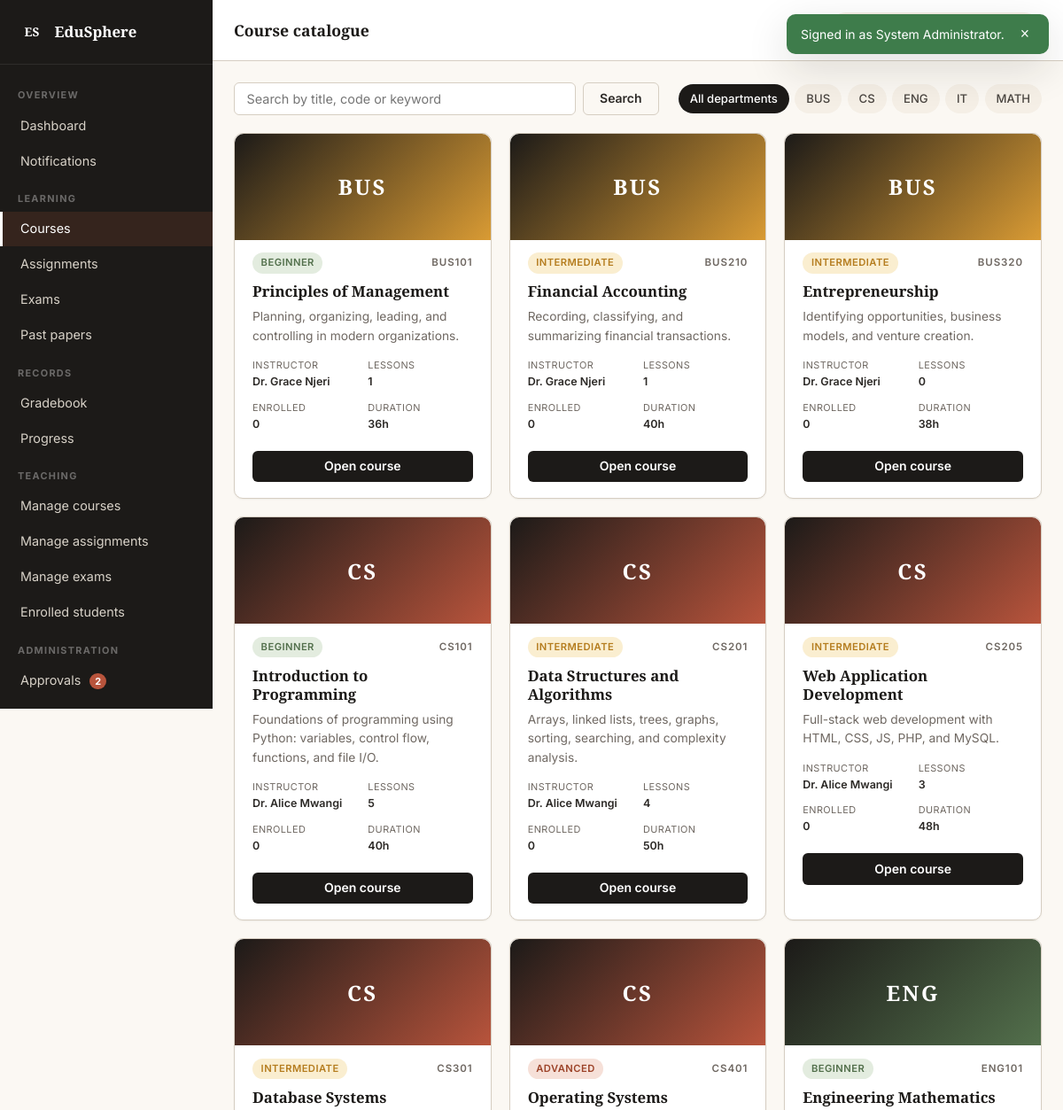
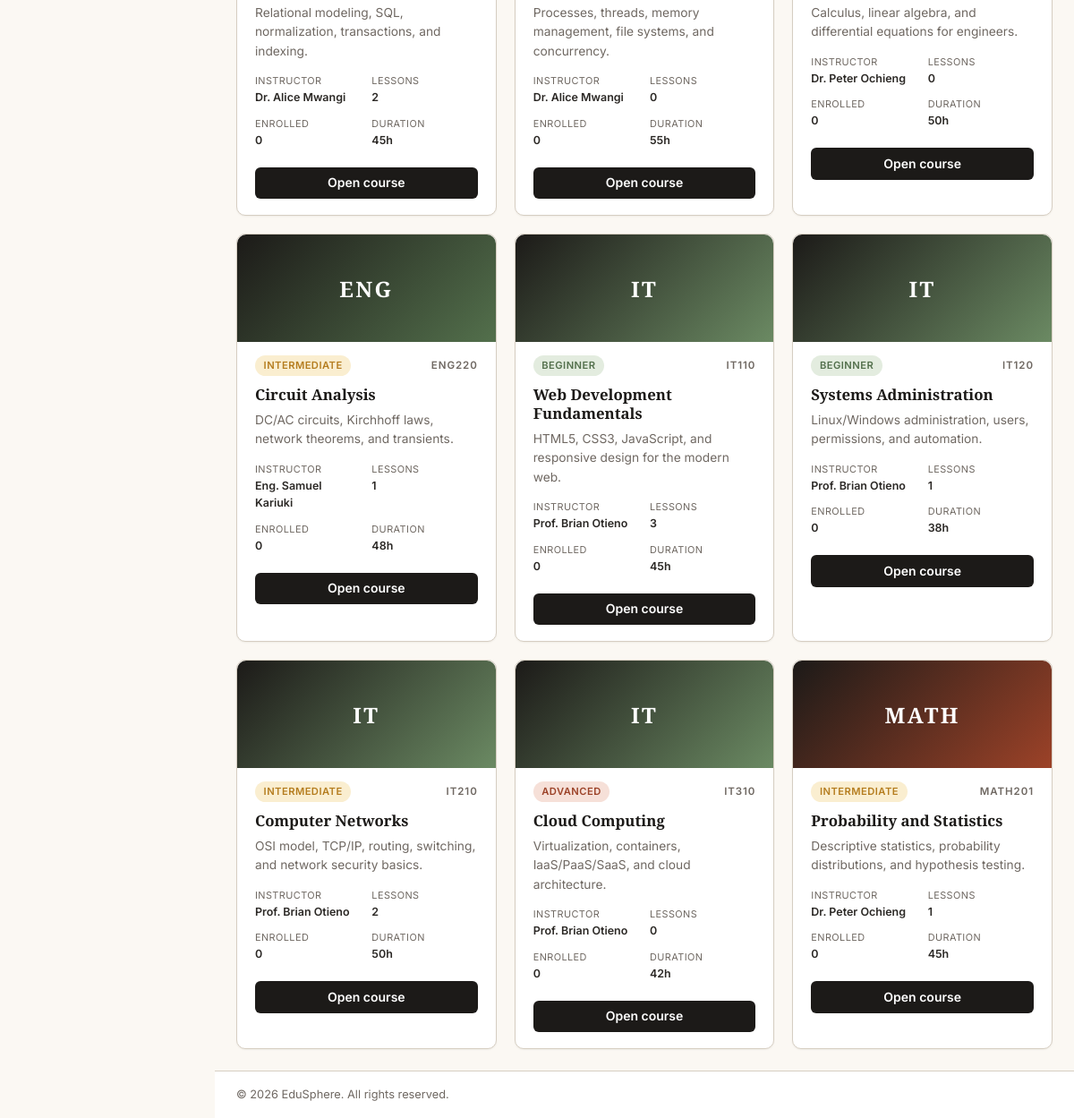
/pages/courses.php (signed in), run on the app's committed database (2 pictures, top to bottom).
### tables this page shows
CREATE TABLE departments (
    id INT AUTO_INCREMENT PRIMARY KEY,
    code VARCHAR(20) UNIQUE NOT NULL,
    name VARCHAR(150) NOT NULL,
    description TEXT,
    head_name VARCHAR(120) DEFAULT NULL,
    created_at TIMESTAMP DEFAULT CURRENT_TIMESTAMP
);

CREATE TABLE courses (
    id INT AUTO_INCREMENT PRIMARY KEY,
    code VARCHAR(20) UNIQUE NOT NULL,
    title VARCHAR(200) NOT NULL,
    description TEXT,
    instructor_id INT NOT NULL,
    department_id INT DEFAULT NULL,
    category VARCHAR(80) DEFAULT NULL,
    level ENUM('beginner','intermediate','advanced') DEFAULT 'beginner',
    duration_hours INT DEFAULT 0,
    thumbnail VARCHAR(255) DEFAULT NULL,
    is_published TINYINT(1) NOT NULL DEFAULT 0,
    created_at TIMESTAMP DEFAULT CURRENT_TIMESTAMP,
    FOREIGN KEY (instructor_id) REFERENCES users(id) ON DELETE CASCADE,
    FOREIGN KEY (department_id) REFERENCES departments(id) ON DELETE SET NULL
);

CREATE TABLE users (
    id INT AUTO_INCREMENT PRIMARY KEY,
    full_name VARCHAR(120) NOT NULL,
    username VARCHAR(60) UNIQUE NOT NULL,
    email VARCHAR(150) UNIQUE NOT NULL,
    password VARCHAR(255) NOT NULL,
    role ENUM('student','instructor','admin') NOT NULL DEFAULT 'student',
    department_id INT DEFAULT NULL,
    staff_id VARCHAR(40) DEFAULT NULL,
    admission_no VARCHAR(40) DEFAULT NULL,
    phone VARCHAR(30) DEFAULT NULL,
    avatar VARCHAR(255) DEFAULT NULL,
    bio TEXT DEFAULT NULL,
    status ENUM('pending','active','rejected','suspended') NOT NULL DEFAULT 'pending',
    rejection_reason VARCHAR(255) DEFAULT NULL,
    approved_by INT DEFAULT NULL,
    approved_at DATETIME DEFAULT NULL,
    last_login_at DATETIME DEFAULT NULL,
    created_at TIMESTAMP DEFAULT CURRENT_TIMESTAMP,
    FOREIGN KEY (department_id) REFERENCES departments(id) ON DELETE SET NULL,
    FOREIGN KEY (approved_by) REFERENCES users(id) ON DELETE SET NULL
);

### includes/helpers.php (called while the page is built, shortened)
<?php
require_once __DIR__ . '/db.php';
function e($v)   { return htmlspecialchars((string)$v, ENT_QUOTES, 'UTF-8'); }
function clean($v){ return trim((string)$v); }

### includes/auth.php (called while the page is built, shortened)
<?php
require_once __DIR__ . '/helpers.php';
function current_user() {
    static $user = null, $loaded = false;
    if ($loaded) return $user;
    $loaded = true;
    $stmt = db()->prepare("
        SELECT u.*, d.name AS department_name, d.code AS department_code
        FROM users u
        LEFT JOIN departments d ON d.id = u.department_id
        WHERE u.id = ?
    ");
    $stmt->bind_param('i', $_SESSION['user_id']);
    $stmt->execute();
    $user = $stmt->get_result()->fetch_assoc() ?: null;
    return $user;
}
function is_logged_in() {
    $u = current_user();
    return $u && $u['status'] === 'active';
}
function require_login() {
    if (!is_logged_in()) {
        $u = current_user();
        if ($u && $u['status'] !== 'active') {
            $_SESSION['account_status']   = $u['status'];
            $_SESSION['rejection_reason'] = $u['rejection_reason'] ?? '';
        }
        session_unset();
        session_destroy();
        session_start();
        redirect(SITE_URL . '/pages/login.php');
    }
}
function is_student()    { $u = current_user(); return $u && $u['role'] === 'student'; }

### includes/db.php (called while the page is built, shortened)
<?php
function db() {
    static $conn = null;
    if ($conn === null) {
        $conn = new mysqli(DB_HOST, DB_USER, DB_PASS, DB_NAME);
        $conn->set_charset('utf8mb4');
    }
    return $conn;
}

### pages/courses.php (the view, shortened to what this page needs)
<?php
require_once __DIR__ . '/../includes/auth.php';
require_login();
$user = current_user();
$uid = (int)$user['id'];
$conn = db();
$search = clean($_GET['q'] ?? '');
$dept = (int)($_GET['dept'] ?? 0);
$sql = "SELECT c.*, u.full_name AS instructor_name, d.name AS dept_name, d.code AS dept_code,
    (SELECT COUNT(*) FROM lessons WHERE course_id=c.id) AS lessons,
    (SELECT COUNT(*) FROM enrollments WHERE course_id=c.id) AS enrolled,
    (SELECT COUNT(*) FROM enrollments WHERE course_id=c.id AND user_id=?) AS mine
    FROM courses c
    JOIN users u ON u.id=c.instructor_id
    LEFT JOIN departments d ON d.id=c.department_id
    WHERE c.is_published=1";
$params = [$uid]; $types = 'i';
$sql .= " ORDER BY c.code ASC";
$stmt = $conn->prepare($sql);
$stmt->bind_param($types, ...$params);
$stmt->execute();
$courses = $stmt->get_result()->fetch_all(MYSQLI_ASSOC);
$departments = $conn->query("SELECT id, code, name FROM departments ORDER BY name")->fetch_all(MYSQLI_ASSOC);
include __DIR__ . '/../includes/header.php';
?>
<div class="toolbar">
    <form class="toolbar__search" method="get" action="">
        <input type="search" name="q" placeholder="Search by title, code or keyword" value="<?php echo e($search); ?>">
        <button class="btn btn--ghost" type="submit">Search</button>
    </form>
    <div class="chip-row">
        <a class="chip <?php echo $dept === 0 ? 'is-active' : ''; ?>" href="?dept=0<?php echo $search ? '&q='.urlencode($search) : ''; ?>">All departments</a>
        <?php foreach ($departments as $d): ?>
            <a class="chip <?php echo $dept === (int)$d['id'] ? 'is-active' : ''; ?>" href="?dept=<?php echo (int)$d['id']; ?><?php echo $search ? '&q='.urlencode($search) : ''; ?>"><?php echo e($d['code']); ?></a>
        <?php endforeach; ?>
    </div>
</div>
<?php if (!$courses): ?>
    <p class="empty">No courses match your search.</p>
<?php else: ?>
    <div class="card-grid">
        <?php foreach ($courses as $c): ?>
            <article class="course-card">
                <?php if (!empty($c['thumbnail']) && file_exists(UPLOAD_DIR . $c['thumbnail'])): ?>
                    <div class="course-card__thumb" style="background-image:url('<?php echo e(UPLOAD_URL . $c['thumbnail']); ?>')"></div>
                <?php else: ?>
                    <div class="course-card__thumb course-card__thumb--<?php echo e(strtolower($c['dept_code'] ?: 'gen')); ?>">
                        <span><?php echo e($c['dept_code'] ?: 'GEN'); ?></span>
                    </div>
                <?php endif; ?>
                <div class="course-card__body">
                    <div class="course-card__head">
                        <span class="badge badge--level-<?php echo e($c['level']); ?>"><?php echo e(ucfirst($c['level'])); ?></span>
                        <span class="course-card__code"><?php echo e($c['code']); ?></span>
                    </div>
                    <h3 class="course-card__title">
                        <a href="course-view.php?id=<?php echo (int)$c['id']; ?>"><?php echo e($c['title']); ?></a>
                    </h3>
                    <p class="course-card__desc"><?php echo e(mb_substr($c['description'] ?? '', 0, 110)); ?><?php echo mb_strlen($c['description'] ?? '') > 110 ? '…' : ''; ?></p>
                    <dl class="course-card__stats">
                        <div><dt>Instructor</dt><dd><?php echo e($c['instructor_name']); ?></dd></div>
                        <div><dt>Lessons</dt><dd><?php echo (int)$c['lessons']; ?></dd></div>
                        <div><dt>Enrolled</dt><dd><?php echo (int)$c['enrolled']; ?></dd></div>
                        <div><dt>Duration</dt><dd><?php echo (int)$c['duration_hours']; ?>h</dd></div>
                    </dl>
                    <?php if (is_student()): ?>
                        <?php if ((int)$c['mine'] > 0): ?>
                            <a class="btn btn--secondary btn--block" href="course-view.php?id=<?php echo (int)$c['id']; ?>">Continue course</a>
                        <?php else: ?>
                            <button class="btn btn--primary btn--block js-enroll" data-course-id="<?php echo (int)$c['id']; ?>">Enroll in this course</button>
                        <?php endif; ?>
                    <?php else: ?>
                        <a class="btn btn--secondary btn--block" href="course-view.php?id=<?php echo (int)$c['id']; ?>">Open course</a>
                    <?php endif; ?>
                </div>
            </article>
        <?php endforeach; ?>
    </div>
<?php endif; ?>
<?php include __DIR__ . '/../includes/footer.php'; ?>

### assets/css/base.css (style rules this page uses)
:root { --ink-900: #1c1a18; --ink-700: #2b2825; --ink-500: #4a4540; --ink-400: #6f6862; --ink-300: #a1998f; --ink-200: #d6cec2; --paper-50: #fbf8f3; --paper-100: #f5efe6; --paper-200: #ebe3d5; --paper-300: #d8cbb8; --rust-500: #b8543c; --rust-600: #9c4228; --rust-100: #f6e0d8; --amber-500: #d99b34; --amber-600: #b57d1f; --amber-100: #faeed0; --sage-500: #6b8a63; --sage-600: #53704c; --sage-100: #e3ecdf; --danger-500: #b14343; --danger-100: #f7dede; --success-500: #3e7c4b; --success-100: #dcecdc; --radius-sm: 6px; --radius-md: 10px; --radius-lg: 16px; --shadow-1: 0 1px 2px rgba(28,26,24,0.06); --shadow-2: 0 4px 16px rgba(28,26,24,0.08); --shadow-3: 0 16px 48px rgba(28,26,24,0.14); --font-sans: 'Inter', system-ui, -apple-system, 'Segoe UI', Roboto, sans-serif; --font-display: 'Source Serif 4', Georgia, serif; }
*, *::before, *::after { box-sizing: border-box; }
html, body { margin: 0; padding: 0; }
body { font-family: var(--font-sans); font-size: 15px; line-height: 1.55; color: var(--ink-700); background: var(--paper-50); -webkit-font-smoothing: antialiased; min-height: 100vh; }
a { color: var(--rust-600); text-decoration: none; }
h1,h2,h3,h4,h5 { font-family: var(--font-display); font-weight: 700; color: var(--ink-900); line-height: 1.25; margin: 0 0 0.4em; }
h3 { font-size: 1.1rem; }
p { margin: 0 0 1em; }
.btn { display: inline-flex; align-items: center; justify-content: center; gap: 8px; padding: 0.6rem 1.15rem; font-family: inherit; font-size: 0.875rem; font-weight: 600; line-height: 1; border-radius: var(--radius-sm); border: 1px solid transparent; cursor: pointer; text-decoration: none; white-space: nowrap; transition: background 0.15s, color 0.15s, border-color 0.15s, transform 0.1s; }
.btn--secondary { background: var(--ink-900); color: #fff; }
.btn--ghost { background: transparent; color: var(--ink-700); border-color: var(--ink-200); }
.btn--block { width: 100%; }
.badge { display: inline-flex; align-items: center; padding: 0.2rem 0.6rem; font-size: 0.7rem; font-weight: 600; letter-spacing: 0.04em; text-transform: uppercase; border-radius: 999px; background: var(--paper-200); color: var(--ink-500); }
.badge--level-beginner { background: var(--sage-100); color: var(--sage-600); }
.badge--level-intermediate { background: var(--amber-100); color: var(--amber-600); }
.badge--level-advanced { background: var(--rust-100); color: var(--rust-600); }

### assets/css/layout.css (style rules this page uses)
.nav-badge { display: inline-block; margin-left: 6px; padding: 1px 6px; font-size: 0.68rem; font-weight: 700; background: var(--rust-500); color: #fff; border-radius: 999px; vertical-align: middle; }

### assets/css/components.css (style rules this page uses)
.toolbar { display: flex; align-items: center; gap: 1rem; justify-content: space-between; margin-bottom: 1.25rem; flex-wrap: wrap; }
.toolbar__search { display: flex; gap: 0.5rem; flex: 1; max-width: 480px; }
.toolbar__search input { flex: 1; padding: 0.55rem 0.85rem; border: 1px solid var(--ink-200); border-radius: var(--radius-sm); font-family: inherit; font-size: 0.9rem; }
.chip-row { display: flex; gap: 0.4rem; flex-wrap: wrap; }
.chip { padding: 0.35rem 0.75rem; border-radius: 999px; background: var(--paper-100); color: var(--ink-500); font-size: 0.82rem; font-weight: 500; border: 1px solid transparent; transition: background 0.15s, color 0.15s; }
.chip.is-active { background: var(--ink-900); color: #fff; }
.card-grid { display: grid; grid-template-columns: repeat(auto-fill, minmax(280px, 1fr)); gap: 1.25rem; }

### data on the page
departments: code "BUS"
departments: code "CS"
departments: code "ENG"
departments: code "IT"
departments: code "MATH"
courses: department.code "BUS", level "BEGINNER", code "BUS101", title "Principles of Management", description "Planning, organizing, leading, and controlling in modern organizations.", instructor.full_name "Dr. Grace Njeri", lessons "1", enrolled "0", duration_hours "36"
courses: department.code "BUS", level "INTERMEDIATE", code "BUS210", title "Financial Accounting", description "Recording, classifying, and summarizing financial transactions.", instructor.full_name "Dr. Grace Njeri", lessons "1", enrolled "0", duration_hours "40"
courses: department.code "BUS", level "INTERMEDIATE", code "BUS320", title "Entrepreneurship", description "Identifying opportunities, business models, and venture creation.", instructor.full_name "Dr. Grace Njeri", lessons "0", enrolled "0", duration_hours "38"
courses: department.code "CS", level "BEGINNER", code "CS101", title "Introduction to Programming", description "Foundations of programming using Python: variables, control flow, functions, and file I/O.", instructor.full_name "Dr. Alice Mwangi", lessons "5", enrolled "0", duration_hours "40"
courses: department.code "CS", level "INTERMEDIATE", code "CS201", title "Data Structures and Algorithms", description "Arrays, linked lists, trees, graphs, sorting, searching, and complexity analysis.", instructor.full_name "Dr. Alice Mwangi", lessons "4", enrolled "0", duration_hours "50"
courses: department.code "CS", level "INTERMEDIATE", code "CS205", title "Web Application Development", description "Full-stack web development with HTML, CSS, JS, PHP, and MySQL.", instructor.full_name "Dr. Alice Mwangi", lessons "3", enrolled "0", duration_hours "48"
courses: department.code "CS", level "INTERMEDIATE", code "CS301", title "Database Systems", description "Relational modeling, SQL, normalization, transactions, and indexing.", instructor.full_name "Dr. Alice Mwangi", lessons "2", enrolled "0", duration_hours "45"
courses: department.code "CS", level "ADVANCED", code "CS401", title "Operating Systems", description "Processes, threads, memory management, file systems, and concurrency.", instructor.full_name "Dr. Alice Mwangi", lessons "0", enrolled "0", duration_hours "55"
courses: department.code "ENG", level "BEGINNER", code "ENG101", title "Engineering Mathematics", description "Calculus, linear algebra, and differential equations for engineers.", instructor.full_name "Dr. Peter Ochieng", lessons "0", enrolled "0", duration_hours "50"
courses: department.code "ENG", level "INTERMEDIATE", code "ENG220", title "Circuit Analysis", description "DC/AC circuits, Kirchhoff laws, network theorems, and transients.", instructor.full_name "Eng. Samuel Kariuki", lessons "1", enrolled "0", duration_hours "48"
courses: department.code "IT", level "BEGINNER", code "IT110", title "Web Development Fundamentals", description "HTML5, CSS3, JavaScript, and responsive design for the modern web.", instructor.full_name "Prof. Brian Otieno", lessons "3", enrolled "0", duration_hours "45"
courses: department.code "IT", level "BEGINNER", code "IT120", title "Systems Administration", description "Linux/Windows administration, users, permissions, and automation.", instructor.full_name "Prof. Brian Otieno", lessons "1", enrolled "0", duration_hours "38"
courses: department.code "IT", level "INTERMEDIATE", code "IT210", title "Computer Networks", description "OSI model, TCP/IP, routing, switching, and network security basics.", instructor.full_name "Prof. Brian Otieno", lessons "2", enrolled "0", duration_hours "50"
courses: department.code "IT", level "ADVANCED", code "IT310", title "Cloud Computing", description "Virtualization, containers, IaaS/PaaS/SaaS, and cloud architecture.", instructor.full_name "Prof. Brian Otieno", lessons "0", enrolled "0", duration_hours "42"
courses: department.code "MATH", level "INTERMEDIATE", code "MATH201", title "Probability and Statistics", description "Descriptive statistics, probability distributions, and hypothesis testing.", instructor.full_name "Dr. Peter Ochieng", lessons "1", enrolled "0", duration_hours "45"

### other printed values
$flash['message'] "Signed in as System Administrator."
SITE_NAME "EduSphere"
$label "Dashboard Notifications Courses Assignments Exams Past papers Gradebook Progress Manage courses Manage assignments Manage exams Enrolled students Approvals"
$suffix "2"
$__pageTitle "Course catalogue"
